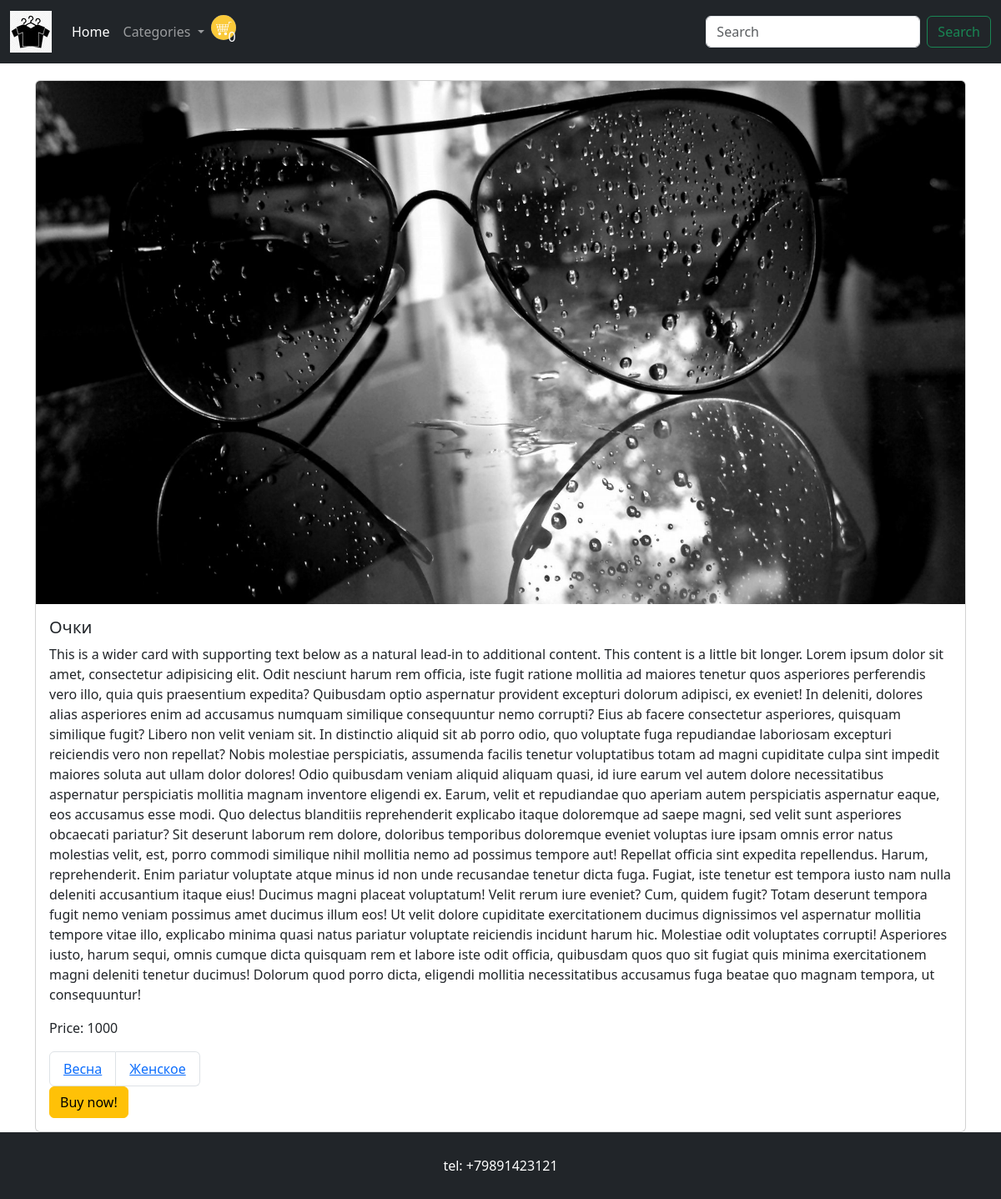
Screenshot of /product/4/ with the database file from the repository.
### store/models.py (models this page shows, shortened)
class Product(models.Model):
    title= models.CharField(max_length=150,db_index=True)
    info= models.TextField(blank=True)
    price= models.IntegerField()
    categories= models.ManyToManyField('Category', related_name='products', blank=True)
    image=models.ImageField(upload_to="images/", default= "images/default.jpg")

class Category(models.Model):
    title= models.CharField(max_length=150)
    def get_absolute_url(self):
        return reverse("category_detail_url", kwargs={'pk': self.pk})

### store/views.py (the view)
# urls.py: path('product/<int:pk>/',product_detail,name="product_detail_url"),
def product_detail(request, pk):
    categories = Category.objects.all()
    product = Product.objects.get(pk=pk)
    return render(
        request,
        "store/product_detail.html",
        context={"product": product, "categories": categories},
    )

### store/templates/store/product_detail.html (shortened to what this page needs)
{% extends "store/index.html" %}
{% block content %}
<div class="card">
    {% include "store/includes/img.html" %}
    <div class="card-body">
        <h5 class="card-title">{{ product.title }}</h5>
        <p class="card-text">{{ product.info }}</p>
        <p class="card-text">Price: {{ product.price }}</p>
        <ul class="list-group list-group-horizontal">
            {% for category in product.categories.all %}
            <li class="list-group-item"><a href="{{ category.get_absolute_url }}"> {{ category.title }} </a></li>
            {% endfor %}
        </ul>
        <button type="button" class="btn btn-warning" data-bs-toggle="modal" data-bs-target="#exampleModal">
            Buy now!
        </button>
    </div>
</div>
{% endblock content %}

### store/templates/store/includes/img.html
<img src="{{ product.image.url }}" class="card-img-top"
        alt="{{ product.title }}">

### rows the page displays
Product: image (picture), title "Очки", info "This is a wider card with supporting text below as a natural lead-in to additional content. This content is a little bit longer. Lorem ipsum dolor sit amet, consectetur adipisicing elit. Odit nesciunt harum rem officia, iste fugit ratione mollitia ad maiores tenetur quos asperiores perferendis vero illo, quia quis praesentium expedita? Quibusdam optio aspernatur provident excepturi dolorum adipisci, ex eveniet! In deleniti, dolores alias asperiores enim ad accusamus numquam similique consequuntur nemo corrupti? Eius ab facere consectetur asperiores, quisquam similique fugit? Libero non velit veniam sit. In distinctio aliquid sit ab porro odio, quo voluptate fuga repudiandae laboriosam…", price "1000"
Category: title "Весна"
Category: title "Женское"
